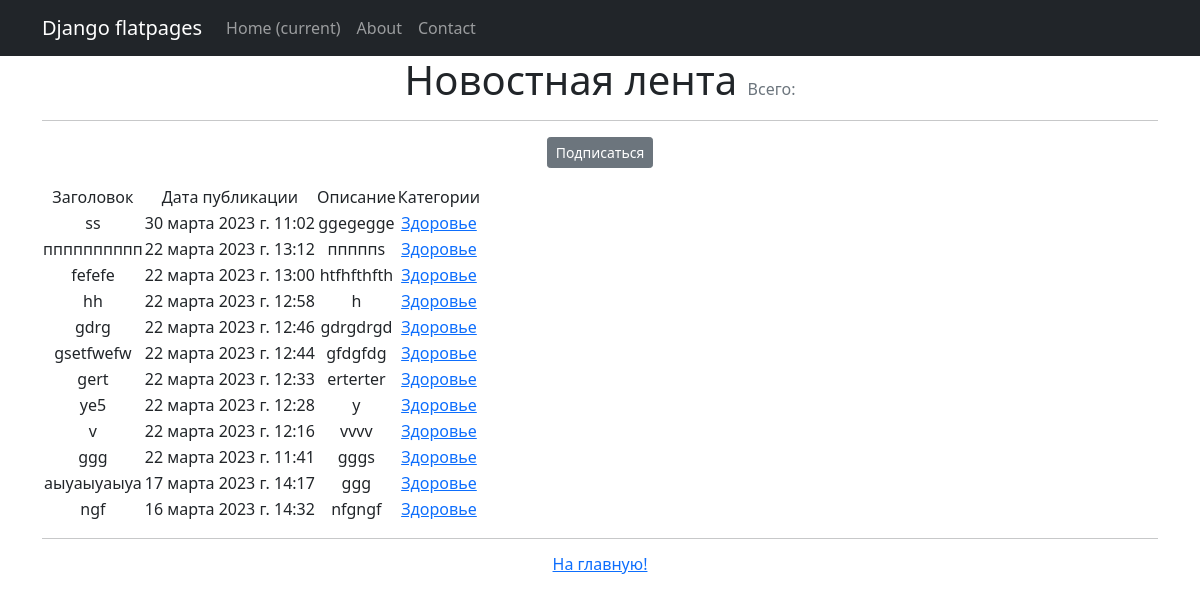
The app's page /news/categories/1, older data.
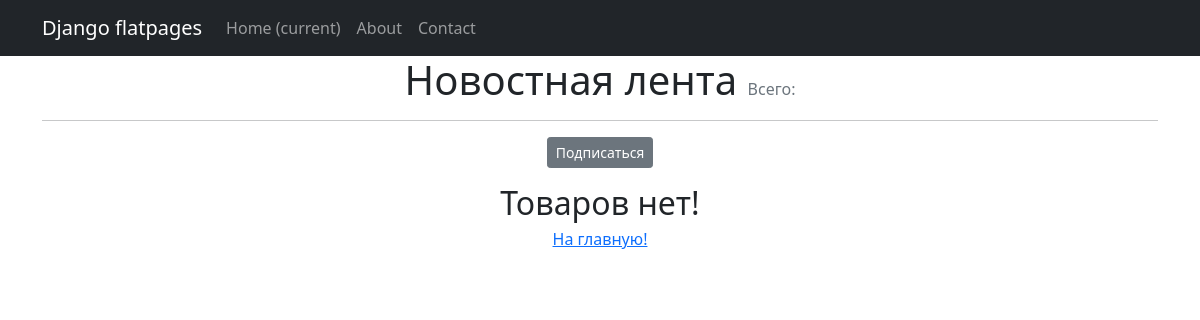
The same page, newer data.
### appnews/models.py (models this page shows, shortened)
class Post(models.Model):
    author = models.ForeignKey(Author, on_delete=models.CASCADE)
    NEWS = 'NW'
    ARTICLE = 'AR'
    CATEGORY_CHOIESES = (
        (NEWS, 'Новость'),
        (ARTICLE, 'Статья')
    )
    categoryType = models.CharField(max_length=2, choices=CATEGORY_CHOIESES, default=ARTICLE)
    dateCreation = models.DateTimeField(auto_now_add=True)
    postCategory = models.ManyToManyField('Category', through='PostCategory')
    title = models.CharField(max_length=128)
    text = models.TextField()
    rating = models.SmallIntegerField(default=0)
    class Meta:
        verbose_name = 'Пост'
        verbose_name_plural = 'Посты'

class Category(models.Model):
    name = models.CharField(max_length=128, unique=True)
    subscribers = models.ManyToManyField(User, related_name='categories', blank=True)
    def __str__(self):
        return self.name.title()

### appnews/views.py (the view)
# urls.py: path("categories/<int:pk>", CategoryListView.as_view(), name='category_list'),
class CategoryListView(ListView):
    model = Post
    template_name = 'category_list.html'
    context_object_name = 'category_news_list'
    def get_queryset(self):
        self.category = get_object_or_404(Category, id=self.kwargs['pk'])
        queryset = Post.objects.filter(postCategory=self.category).order_by('-dateCreation')
        return queryset
    def get_context_data(self, **kwargs):
        context = super().get_context_data(**kwargs)
        context['is_not_subscriber'] = self.request.user not in self.category.subscribers.all()
        context['category'] = self.category
        return context

### templates/category_list.html (shortened to what this page needs)
{% extends 'flatpages/default.html' %}
{% load custom_filters %}
{% load custom_tags %}
{% block content %}
   <h1 class="text-center">Новостная лента <span class="text-muted fs-6 fw-normal">Всего: {{ page_obj.paginator.count }}</span></h1>
   <hr>
    {% if is_not_subscriber %}
    <p class="text-center"><a href="{% url 'subscribe' category.id %}" class="btn btn-secondary btn-sm">Подписаться</a></p>
    {% else %}
    <p class="text-center"><a href="{% url 'unsubscribe' category.id %}" class="btn btn-secondary btn-sm">Отписаться</a></p>
    {% endif %}
   {% if category_news_list %}
       <table>
           <tr>
               <td>Заголовок</td>
               <td>Дата публикации</td>
               <td>Описание</td>
               <td>Категории</td>
           </tr>
           {% for i in category_news_list %}
           <tr>
               <td>{{ i.title }}</td>
               <td>{{ i.dateCreation }}</td>
               <td>{{ i.text|truncatechars:15 }}</td>
               <td>
                   {% for postCategory in i.postCategory.all %}
                    <a href="{% url 'category_list' category.id %}"> {{ category }}</a>
                   {% endfor %}
               </td>
               <td>
                </td>
           </tr>
           {% endfor %}
       </table>
 <hr>
   {% else %}
       <h2>Товаров нет!</h2>
   {% endif %}
<h6><a href="{% url 'start_new' %}"> На главную! </a></h6>
{% endblock content %}

Row changes from the older to the newer data that the page shows:
removed Post: title "ss", dateCreation "30 марта 2023 г. 11:02", text "ggegegge"
no longer on this page (row unchanged): Category: name "Здоровье"
removed Post: title "пппппппппп", dateCreation "22 марта 2023 г. 13:12", text "пппппs"
removed Post: title "fefefe", dateCreation "22 марта 2023 г. 13:00", text "htfhfthfth"
removed Post: title "hh", dateCreation "22 марта 2023 г. 12:58", text "h"
removed Post: title "gdrg", dateCreation "22 марта 2023 г. 12:46", text "gdrgdrgd"
removed Post: title "gsetfwefw", dateCreation "22 марта 2023 г. 12:44", text "gfdgfdg"
removed Post: title "gert", dateCreation "22 марта 2023 г. 12:33", text "erterter"
removed Post: title "ye5", dateCreation "22 марта 2023 г. 12:28", text "y"
removed Post: title "v", dateCreation "22 марта 2023 г. 12:16", text "vvvv"
removed Post: title "ggg", dateCreation "22 марта 2023 г. 11:41", text "gggs"
removed Post: title "аыуаыуаыуа", dateCreation "17 марта 2023 г. 14:17", text "ggg"
removed Post: title "ngf", dateCreation "16 марта 2023 г. 14:32", text "nfgngf"
Text that changed along with them:
text no longer shown: "Заголовок Дата публикации Описание Категории"
text now shown: "Товаров нет!"
